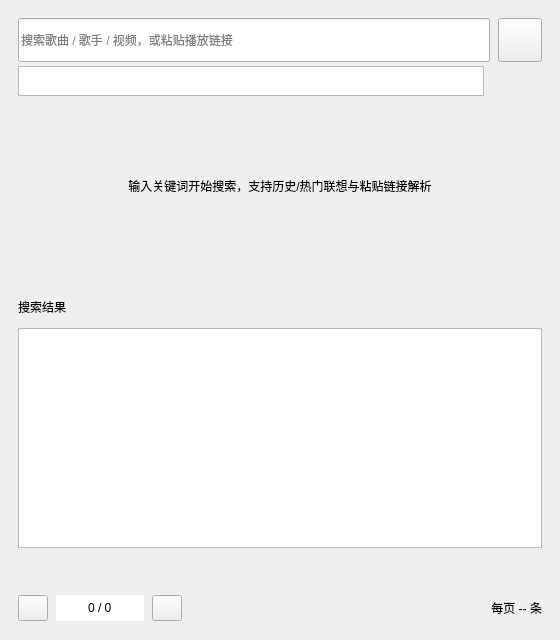
<?xml version="1.0" encoding="UTF-8"?>
<ui version="4.0">
 <class>SearchWindow</class>
 <widget class="QWidget" name="SearchWindow">
  <property name="geometry">
   <rect>
    <x>0</x>
    <y>0</y>
    <width>560</width>
    <height>640</height>
   </rect>
  </property>
  <property name="minimumSize">
   <size>
    <width>440</width>
    <height>480</height>
   </size>
  </property>
  <property name="windowTitle">
   <string>搜索发现</string>
  </property>
  <layout class="QVBoxLayout" name="layout_searchRoot">
   <property name="spacing">
    <number>12</number>
   </property>
   <property name="leftMargin">
    <number>18</number>
   </property>
   <property name="topMargin">
    <number>18</number>
   </property>
   <property name="rightMargin">
    <number>18</number>
   </property>
   <property name="bottomMargin">
    <number>16</number>
   </property>
   <item>
    <layout class="QHBoxLayout" name="layout_searchRow">
     <property name="spacing">
      <number>8</number>
     </property>
     <property name="leftMargin">
      <number>0</number>
     </property>
     <property name="topMargin">
      <number>0</number>
     </property>
     <property name="rightMargin">
      <number>0</number>
     </property>
     <property name="bottomMargin">
      <number>0</number>
     </property>
     <item>
      <widget class="QLineEdit" name="edit_search">
       <property name="minimumSize">
        <size>
         <width>0</width>
         <height>44</height>
        </size>
       </property>
       <property name="placeholderText">
        <string>搜索歌曲 / 歌手 / 视频，或粘贴播放链接</string>
       </property>
       <property name="clearButtonEnabled">
        <bool>true</bool>
       </property>
      </widget>
     </item>
     <item>
      <widget class="QPushButton" name="btn_search">
       <property name="minimumSize">
        <size>
         <width>44</width>
         <height>44</height>
        </size>
       </property>
       <property name="maximumSize">
        <size>
         <width>44</width>
         <height>44</height>
        </size>
       </property>
       <property name="toolTip">
        <string>搜索</string>
       </property>
       <property name="text">
        <string/>
       </property>
      </widget>
     </item>
    </layout>
   </item>
   <item>
    <widget class="QWidget" name="searchFilterHost" native="true">
     <layout class="QVBoxLayout" name="layout_filterHost">
      <property name="spacing">
       <number>0</number>
      </property>
      <property name="leftMargin">
       <number>0</number>
      </property>
      <property name="topMargin">
       <number>0</number>
      </property>
      <property name="rightMargin">
       <number>0</number>
      </property>
      <property name="bottomMargin">
       <number>0</number>
      </property>
     </layout>
    </widget>
   </item>
   <item>
    <widget class="QLabel" name="label_searchHint">
     <property name="sizePolicy">
      <sizepolicy hsizetype="Preferred" vsizetype="Expanding">
       <horstretch>0</horstretch>
       <verstretch>0</verstretch>
      </sizepolicy>
     </property>
     <property name="minimumSize">
      <size>
       <width>0</width>
       <height>120</height>
      </size>
     </property>
     <property name="text">
      <string>输入关键词开始搜索，支持历史/热门联想与粘贴链接解析</string>
     </property>
     <property name="alignment">
      <set>Qt::AlignCenter</set>
     </property>
     <property name="wordWrap">
      <bool>true</bool>
     </property>
    </widget>
   </item>
   <item>
    <widget class="QLabel" name="label_searchTitle">
     <property name="text">
      <string>搜索结果</string>
     </property>
    </widget>
   </item>
   <item>
    <widget class="QListView" name="list_search">
     <property name="minimumSize">
      <size>
       <width>0</width>
       <height>220</height>
      </size>
     </property>
    </widget>
   </item>
   <item>
    <widget class="QLabel" name="label_searchStatus">
     <property name="sizePolicy">
      <sizepolicy hsizetype="Preferred" vsizetype="Maximum">
       <horstretch>0</horstretch>
       <verstretch>0</verstretch>
      </sizepolicy>
     </property>
     <property name="text">
      <string/>
     </property>
     <property name="wordWrap">
      <bool>true</bool>
     </property>
     <property name="visible">
      <bool>false</bool>
     </property>
    </widget>
   </item>
   <item>
    <widget class="QFrame" name="frame_searchPager">
     <property name="minimumSize">
      <size>
       <width>0</width>
       <height>38</height>
      </size>
     </property>
     <property name="maximumSize">
      <size>
       <width>16777215</width>
       <height>38</height>
      </size>
     </property>
     <property name="frameShape">
      <enum>QFrame::NoFrame</enum>
     </property>
     <layout class="QHBoxLayout" name="layout_searchPager">
      <property name="spacing">
       <number>8</number>
      </property>
      <property name="leftMargin">
       <number>0</number>
      </property>
      <property name="topMargin">
       <number>6</number>
      </property>
      <property name="rightMargin">
       <number>0</number>
      </property>
      <property name="bottomMargin">
       <number>0</number>
      </property>
      <item>
       <widget class="QPushButton" name="btn_searchPrev">
        <property name="minimumSize">
         <size>
          <width>30</width>
          <height>26</height>
         </size>
        </property>
        <property name="maximumSize">
         <size>
          <width>30</width>
          <height>26</height>
         </size>
        </property>
        <property name="toolTip">
         <string>上一页</string>
        </property>
        <property name="text">
         <string/>
        </property>
       </widget>
      </item>
      <item>
       <widget class="QLineEdit" name="edit_searchPage">
        <property name="minimumSize">
         <size>
          <width>76</width>
          <height>26</height>
         </size>
        </property>
        <property name="maximumSize">
         <size>
          <width>88</width>
          <height>26</height>
         </size>
        </property>
        <property name="toolTip">
         <string>点击页码输入要跳转的页，回车确认</string>
        </property>
        <property name="text">
         <string>0 / 0</string>
        </property>
        <property name="alignment">
         <set>Qt::AlignCenter</set>
        </property>
        <property name="readOnly">
         <bool>true</bool>
        </property>
        <property name="frame">
         <bool>false</bool>
        </property>
       </widget>
      </item>
      <item>
       <widget class="QPushButton" name="btn_searchNext">
        <property name="minimumSize">
         <size>
          <width>30</width>
          <height>26</height>
         </size>
        </property>
        <property name="maximumSize">
         <size>
          <width>30</width>
          <height>26</height>
         </size>
        </property>
        <property name="toolTip">
         <string>下一页</string>
        </property>
        <property name="text">
         <string/>
        </property>
       </widget>
      </item>
      <item>
       <spacer name="spacer_searchPager">
        <property name="orientation">
         <enum>Qt::Horizontal</enum>
        </property>
        <property name="sizeHint" stdset="0">
         <size>
          <width>40</width>
          <height>20</height>
         </size>
        </property>
       </spacer>
      </item>
      <item>
       <widget class="QLabel" name="label_searchPageInfo">
        <property name="text">
         <string>每页 -- 条</string>
        </property>
        <property name="alignment">
         <set>Qt::AlignRight|Qt::AlignVCenter</set>
        </property>
        <property name="toolTip">
         <string>每页条数按列表当前可见高度自动计算，窗口变高会显示更多结果</string>
        </property>
       </widget>
      </item>
     </layout>
    </widget>
   </item>
  </layout>
  <widget class="QListWidget" name="list_searchSuggestions">
   <property name="geometry">
    <rect>
     <x>18</x>
     <y>66</y>
     <width>466</width>
     <height>30</height>
    </rect>
   </property>
   <property name="focusPolicy">
    <enum>Qt::NoFocus</enum>
   </property>
   <property name="selectionMode">
    <enum>QAbstractItemView::SingleSelection</enum>
   </property>
   <property name="uniformItemSizes">
    <bool>true</bool>
   </property>
   <property name="horizontalScrollBarPolicy">
    <enum>Qt::ScrollBarAlwaysOff</enum>
   </property>
   <property name="verticalScrollMode">
    <enum>QAbstractItemView::ScrollPerPixel</enum>
   </property>
   <property name="visible">
    <bool>false</bool>
   </property>
  </widget>
 </widget>
 <resources/>
 <connections/>
</ui>
